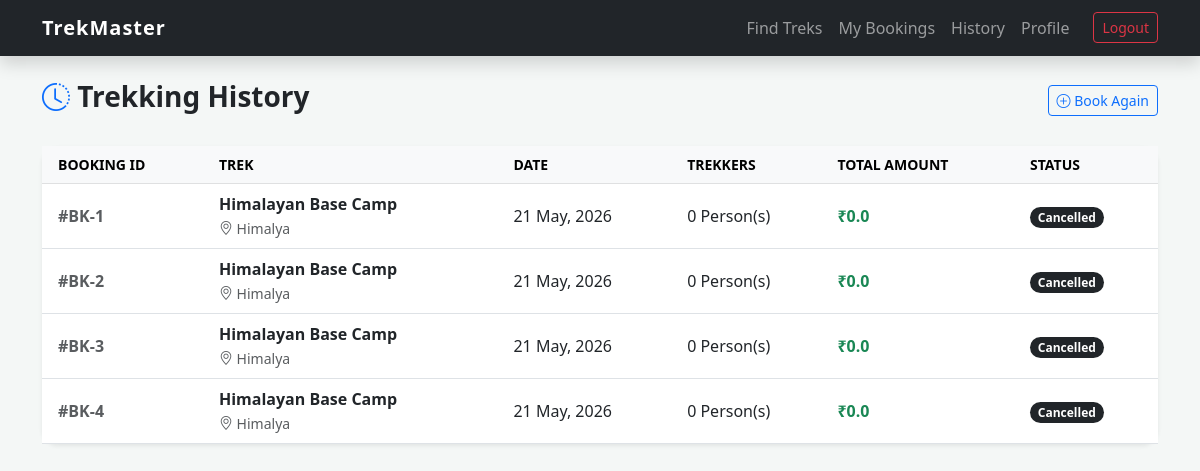
Screenshot of /trek_history (signed in) with the database file from the repository.
### models.py (models this page shows)
class Booking(db.Model):
    __tablename__ = 'booking'
    id = db.Column(db.Integer, primary_key=True)
    user_id = db.Column(db.Integer, db.ForeignKey('user.id'), nullable=False)
    trek_id = db.Column(db.Integer, db.ForeignKey('trek.id'), nullable=False)
    booking_date = db.Column(db.DateTime, default=datetime.utcnow)
    status = db.Column(db.String(20), default='Booked') # 'Booked', 'Cancelled', 'Completed'
    num_people = db.Column(db.Integer, default=1, nullable=False)
    total_amount = db.Column(db.Float, nullable=False)
    payment_status = db.Column(db.String(20), default='Pending')
    rating = db.Column(db.Integer, nullable=True) # User 1-5 star rating de sake
    review = db.Column(db.Text, nullable=True) # User feedback likh sake
    cancellation_reason = db.Column(db.String(255), nullable=True) # Agar user cancel kare toh kyun kiya?
    special_requests = db.Column(db.Text)

class Trek(db.Model):
    __tablename__ = 'trek'
    id = db.Column(db.Integer, primary_key=True)
    name = db.Column(db.String(100), nullable=False)
    location = db.Column(db.String(100), nullable=False)
    difficulty = db.Column(db.String(20), nullable=False) # 'Easy', 'Moderate', 'Hard'
    duration = db.Column(db.Integer, nullable=False)
    total_slots = db.Column(db.Integer, nullable=False)
    available_slots = db.Column(db.Integer, nullable=False)
    status = db.Column(db.String(20), default='Pending') # 'Open', 'Closed', 'Completed'
    start_date = db.Column(db.Date, nullable=False)
    end_date = db.Column(db.Date, nullable=False)
    staff_id = db.Column(db.Integer, db.ForeignKey('staff_profile.id'), nullable=True)
    price_per_person = db.Column(db.Float, default=0.0)
    description = db.Column(db.Text)
    created_at = db.Column(db.DateTime, default=datetime.utcnow) # [NEW] Sorting ke liye (Latest treks first)
    bookings = db.relationship('Booking', backref='trek_ref', lazy=True, cascade="all, delete-orphan")

### app.py (the view)
@app.route('/trek_history')
def trek_history():
    if 'user_id' not in session or session.get('role') != 'User':
        flash("Please login first.")
        return redirect('/login')
    bookings = Booking.query.filter_by(user_id=session['user_id']).all()
    return render_template('user/trek_history.html', bookings=bookings)

### templates/user/trek_history.html (shortened to what this page needs)
{% extends "base.html" %}
{% block content %}
<div class="d-flex justify-content-between align-items-center mb-4">
    <h3 class="fw-bold">
        <i class="bi bi-clock-history text-primary"></i> Trekking History
    </h3>
    <a href="/user_dashboard" class="btn btn-outline-primary btn-sm">
        <i class="bi bi-plus-circle"></i> Book Again
    </a>
</div>
<div class="card shadow-sm border-0 rounded-4">
    <div class="table-responsive">
        <table class="table table-hover align-middle mb-0">
            <thead class="table-light text-uppercase small">
                <tr>
                    <th class="ps-3">Booking ID</th>
                    <th>Trek</th>
                    <th>Date</th>
                    <th>Trekkers</th>
                    <th>Total Amount</th>
                    <th>Status</th>
                </tr>
            </thead>
            <tbody>
                {% for b in bookings %}
                {% if b.status == 'Completed' or b.status == 'Cancelled' %}
                <tr>
                    <td class="ps-3 fw-bold text-muted">
                        #BK-{{ b.id }}
                    </td>
                    <td>
                        <strong>{{ b.trek_ref.name }}</strong><br>
                        <small class="text-muted">
                            <i class="bi bi-geo-alt"></i> {{ b.trek_ref.location }}
                        </small>
                    </td>
                    <td>
                        {{ b.booking_date.strftime('%d %b, %Y') }}
                    </td>
                    <td>
                        {{ b.num_people }} Person(s)
                    </td>
                    <td>
                        <strong class="text-success">
                            ₹{{ b.total_amount }}
                        </strong>
                    </td>
                    <td>
                        <span class="badge rounded-pill
                            {% if b.status == 'Completed' %}
                                bg-primary
                            {% else %}
                                bg-dark
                            {% endif %}">
                            {{ b.status }}
                        </span>
                    </td>
                </tr>
                {% endif %}
                {% endfor %}
            </tbody>
        </table>
    </div>
</div>
{% endblock %}

### templates/base.html (style rules this page uses)
body { background-color: #f4f7f6; font-family: 'Segoe UI', Tahoma, Geneva, Verdana, sans-serif; }
.card { border: none; border-radius: 12px; transition: 0.3s; }

### rows the page displays
Booking: id "1", trek_ref.name "Himalayan Base Camp", trek_ref.location "Himalya", booking_date "21 May, 2026", num_people "0", total_amount "0.0", status "Cancelled"
Booking: id "2", trek_ref.name "Himalayan Base Camp", trek_ref.location "Himalya", booking_date "21 May, 2026", num_people "0", total_amount "0.0", status "Cancelled"
Booking: id "3", trek_ref.name "Himalayan Base Camp", trek_ref.location "Himalya", booking_date "21 May, 2026", num_people "0", total_amount "0.0", status "Cancelled"
Booking: id "4", trek_ref.name "Himalayan Base Camp", trek_ref.location "Himalya", booking_date "21 May, 2026", num_people "0", total_amount "0.0", status "Cancelled"
